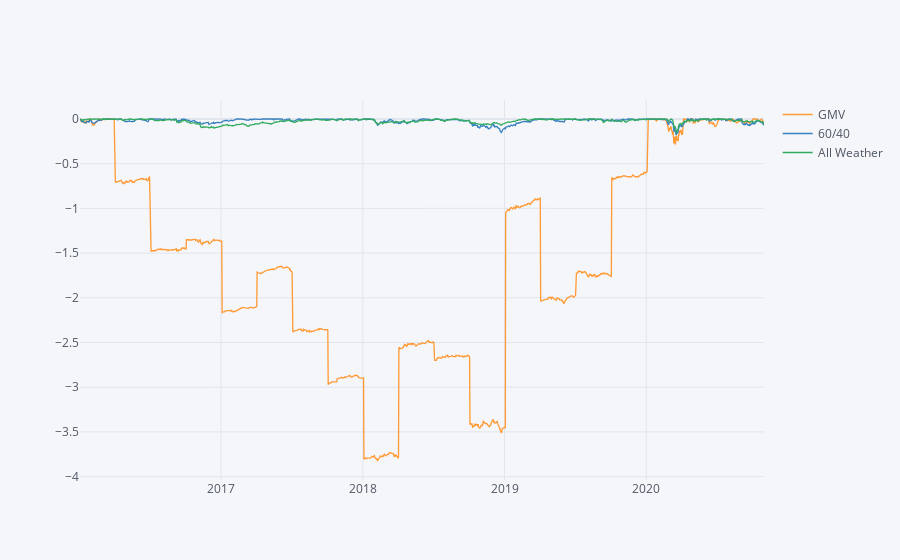

Write notebook code for a chart like this one.
### Code cell
aw_64.line_plot('Drawdown', 'GMV VS 60/40 VS All Weather Drawdown', 'linear')

### Figure 1 — Plotly figure (JSON) as saved in the notebook; plotly's stock layout.template omitted (floating-point values rounded to 4 significant figures; data arrays with more than 128 entries replaced by an {"elided": "..."} marker saying what was removed)
{"data": [{"line": {"color": "rgba(255, 153, 51, 1.0)", "dash": "solid", "shape": "linear", "width": 1.3}, "mode": "lines", "name": "GMV", "text": "", "type": "scatter", "x": {"elided": "1217 str values"}, "y": {"elided": "1217 float values"}}, {"line": {"color": "rgba(55, 128, 191, 1.0)", "dash": "solid", "shape": "linear", "width": 1.3}, "mode": "lines", "name": "60/40", "text": "", "type": "scatter", "x": {"elided": "1217 str values"}, "y": {"elided": "1217 float values"}}, {"line": {"color": "rgba(50, 171, 96, 1.0)", "dash": "solid", "shape": "linear", "width": 1.3}, "mode": "lines", "name": "All Weather", "text": "", "type": "scatter", "x": {"elided": "1217 str values"}, "y": {"elided": "1217 float values"}}], "layout": {"legend": {"bgcolor": "#F5F6F9", "font": {"color": "#4D5663"}}, "paper_bgcolor": "#F5F6F9", "plot_bgcolor": "#F5F6F9", "title": {"font": {"color": "#4D5663"}}, "xaxis": {"gridcolor": "#E1E5ED", "showgrid": true, "tickfont": {"color": "#4D5663"}, "title": {"font": {"color": "#4D5663"}, "text": ""}, "zerolinecolor": "#E1E5ED"}, "yaxis": {"gridcolor": "#E1E5ED", "showgrid": true, "tickfont": {"color": "#4D5663"}, "title": {"font": {"color": "#4D5663"}, "text": ""}, "zerolinecolor": "#E1E5ED"}}}
